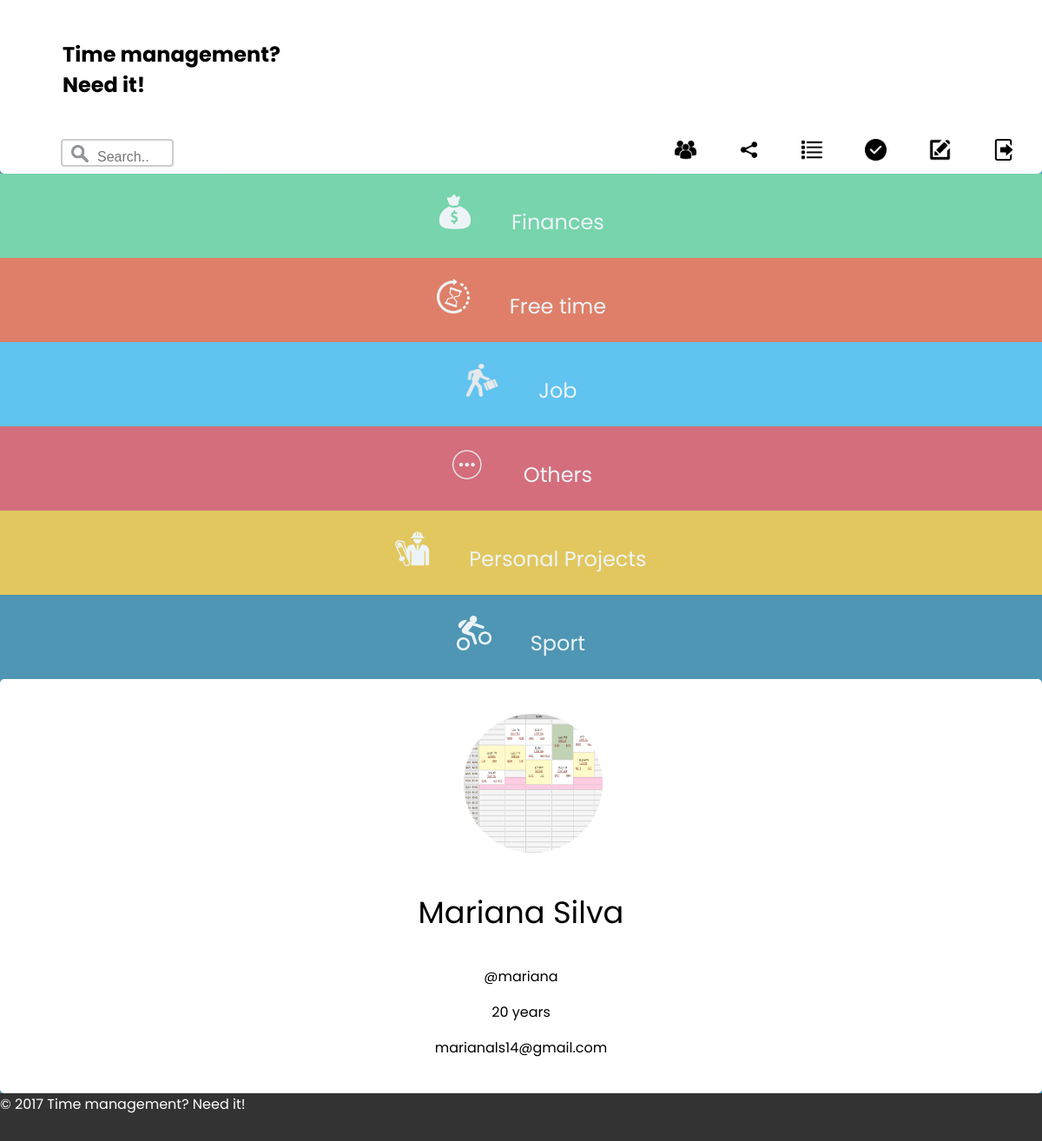
Page /logged.php (signed in) on the committed database.
### tables this page shows
CREATE TABLE category (
  cat_id INTEGER PRIMARY KEY,
  cat_name VARCHAR NOT NULL,
  cat_photo VARCHAR( 100 ) NOT NULL
);

### logged.php (called while the page is built, shortened)
<?php
include_once('database/connection.php');
include_once('database/query.php');
$categories = getAllCategories();
include_once('templates/common/header.php');
include_once('templates/category/list_categories.php');
include_once('templates/common/footer.php');
?>

### database/query.php (called while the page is built, shortened)
<?php
function getAllCategories() {
  global $dbh;
  $stmt = $dbh->prepare("SELECT * FROM category ORDER BY cat_name");
  $stmt->execute();
  return $stmt->fetchAll();
}
?>

### templates/category/list_categories.php (the view, shortened to what this page needs)
<aside id="categories">
    <?php foreach ($categories as $category) { ?>
      <a href="category.php?cat_id=<?=$category['cat_id']?>"><img alt="category photo" src="<?php echo $category['cat_photo']?>">&nbsp; &nbsp; &nbsp; &nbsp;<?=$category['cat_name']?></a>
    <?php } ?>
</aside>
<aside id="buttons" >
  <form method="post" action="search.php" >
  <input class="search_bar" type="text" name="search"  id="search" placeholder="Search.." >
</form>
  <div>
    <a href="sharedLists.php"><img alt="Shared lists" src="images/users.png"></a>
    <a class="shareLists" data-popup-deleteTask-open="popup-1" href="#"><img alt="Share list" src="images/share.png"></a>
  <a href="allTasks.php"><img alt="All tasks" src="images/viewAllTasks.png"></a>
  <a href="completedTasks.php"><img alt="Completed tasks" src="images/completed.png"></a>
  <a class="edit_profile" data-popup-open="popup-1" href="#"><img alt="edit profile" src="images/edit.png"></a>
  <a href="action_logout.php"><img alt="Button logout" src="images/logout.jpg"></a>
</div>
</aside>
<section id="user_info">
  <article>
    <?php echo "<img src='images/".$_SESSION['usr_info']['usr_photo']."' alt='Foto de exibição' /><br />";
    ?>
  </article>
  <p> <?=$_SESSION['usr_info']['usr_name']?> </p>
  <p> @<?=$_SESSION['usr_info']['usr_username']?> </p>
  <p> <?=$_SESSION['usr_info']['usr_age']?> years</p>
  <p> <?=$_SESSION['usr_info']['usr_email']?> </p>
</section>

### templates/common/header.php (shortened to what this page needs)
<!DOCTYPE html>
<html>
<head> <title>Time management? Need it!</title>
  <link rel="stylesheet" href="css/style.css">
  <link rel="stylesheet" href="css/main.css">
  <link rel="stylesheet" href="css/categories.css">
  <link rel="stylesheet" href="css/calendar.css">
  <link rel="stylesheet" href="css/pop-ups.css">
  <link rel="stylesheet" href="css/toDo.css">
</head>
<body>
  <header>
    <div id="info">
      <h1><a href='logged.php'>Time management? <br>  Need it!</a></h1>
    </div>
  </header>

### templates/common/footer.php
<footer>
  &copy; 2017 Time management? Need it!
</footer>
</body>
</html>

### css/style.css (style rules this page uses)
body { width: 100%; height: 100%; margin: 0 auto; display: flex; flex-flow: column wrap; background-color: #4e96b4; }
header { justify-content: space-between; display: flex; flex: 0 0 0; flex-grow: 0; order:1; background-color: white; }
body > header { display: flex; justify-content: space-between; height: 100% background-color: inherit; flex: 1 100%; }
#info { display: flex; align-items: center; flex-grow: 1; height: 10em; }
#info a { text-decoration: none; color: black; width: 100%; }
#info h1 { font-size: 1.5em; font-family: 'Permanent Marker', cursive; font-family: 'Poppins', sans-serif; margin: 3em; }
footer { display: flex; width:100%; font-family: 'Permanent Marker', cursive; font-family: 'Poppins', sans-serif; background-color: #333; color: white; height: 55px; text-align:justify; order: 5; }

### css/categories.css (style rules this page uses)
.search_bar { width: 130px; margin-left: 70px; box-sizing: border-box; border: 2px solid #ccc; border-radius: 4px; font-size: 16px; background-color: white; background-size: 20px; background-image: url("../images/search.png"); background-position: 10px 5px; background-repeat: no-repeat; padding: 10px 20px 0px 40px; -webkit-transition: width 0.4s ease-in-out; transition: width 0.4s ease-in-out; }
#buttons { display: flex; font-family: 'Permanent Marker', cursive; font-family: 'Poppins', sans-serif; width: 100%; height: 40px; color: white; border-radius: 0px 0px 5px 5px; background-color: white; display: flex; justify-content:space-between; order:2; }
#buttons form { text-align:left; order: 1; }
#buttons div { order: 2; }
#buttons a img { width: 25px; margin-right: 20px; padding: 0 0.5em; text-decoration: none; font-size: 1.5em; color: #000000; }
#categories { display: flex; text-decoration: none; font-family: 'Permanent Marker', cursive; font-family: 'Poppins', sans-serif; opacity: 0.9; order:3; text-align: center; flex-direction: column; }
#categories > * { flex: none; }
#categories a { padding: 1em 1em 1em 1em; font-family: 'Permanent Marker', cursive; font-family: 'Poppins', sans-serif; border: 1px ; text-decoration: none; font-size: 1.5em; color:white; }
#categories a:first-child { background-color: #7cdbac; }
#categories a:nth-child(2) { background-color: #ef7d61; }
#categories a:nth-child(3) { background-color: #62c8f7; }
#categories a:nth-child(4) { background-color: #e36a76; }
#categories a:nth-child(5) { background-color: #f3cd56; }
#categories a:nth-child(6) { background-color: #4e96b4; }
#categories a img { width: 40px; height: 40px; }
@media screen and (min-width: 480px) { #categories { flex-flow: column; } }
#user_info { font-family: 'Permanent Marker', cursive; font-family: 'Poppins', sans-serif; font-size: 1em; grid-column: 3; order:4; background: white; border-radius: 5px; border-left: 3em; padding: 1.5em 0em 1.5em 0em; text-align: center; width: 100%; }
#user_info p:nth-child(2) { font-size: 2.2em; }
#user_info article img { border-radius: 50%; margin-top: 1em; margin-left: 1.8em; grid-column: 2; width: 10em; height: 10em; }

### rows in the picture
category: cat_photo (picture), cat_name "Finances"
category: cat_photo (picture), cat_name "Free time"
category: cat_photo (picture), cat_name "Job"
category: cat_photo (picture), cat_name "Others"
category: cat_photo (picture), cat_name "Personal Projects"
category: cat_photo (picture), cat_name "Sport"

### other values in the picture
$_SESSION['usr_info']['usr_name'] "Mariana Silva"
$_SESSION['usr_info']['usr_username'] "mariana"
$_SESSION['usr_info']['usr_age'] "20"
$_SESSION['usr_info']['usr_email'] "marianals14@gmail.com"
